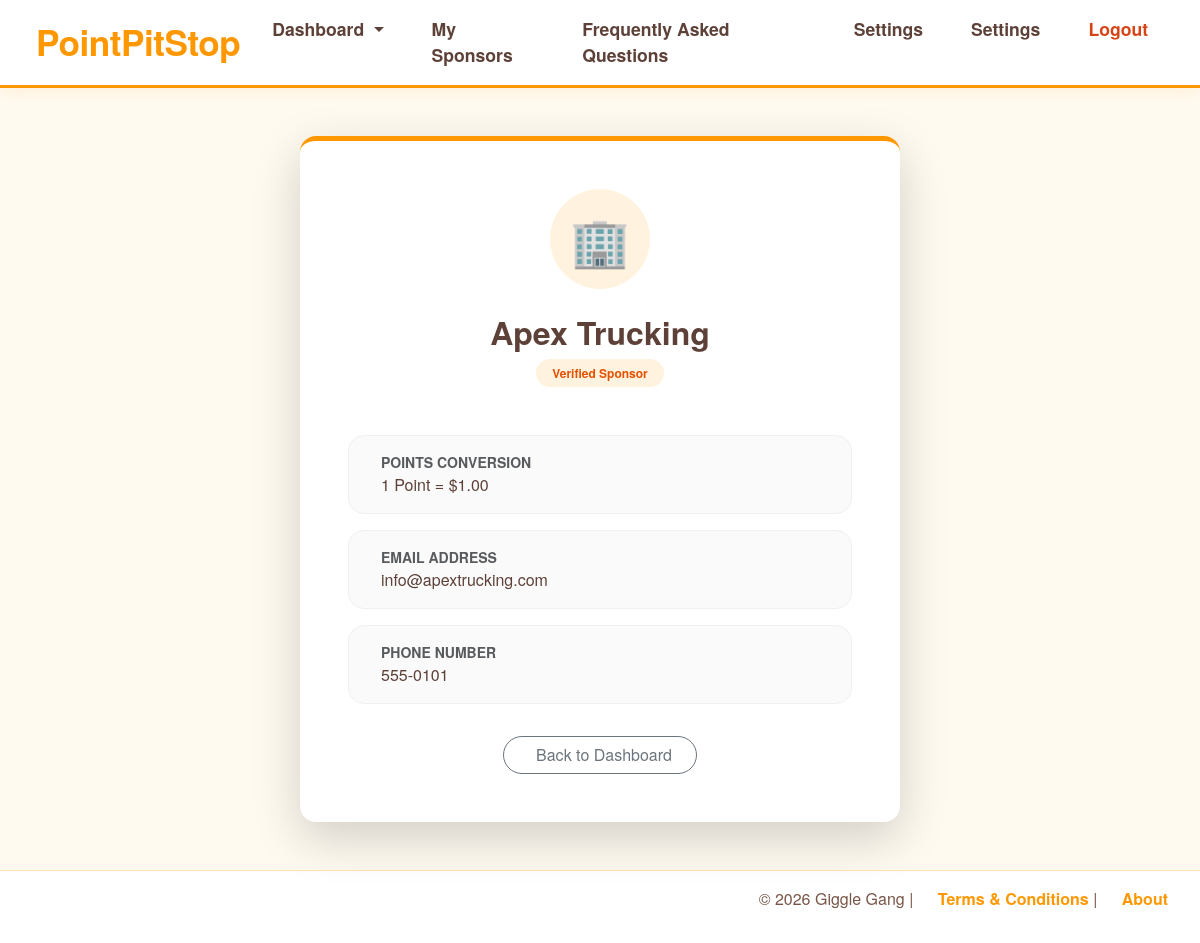
Page /company/view/1 (signed in) on the earlier database version.
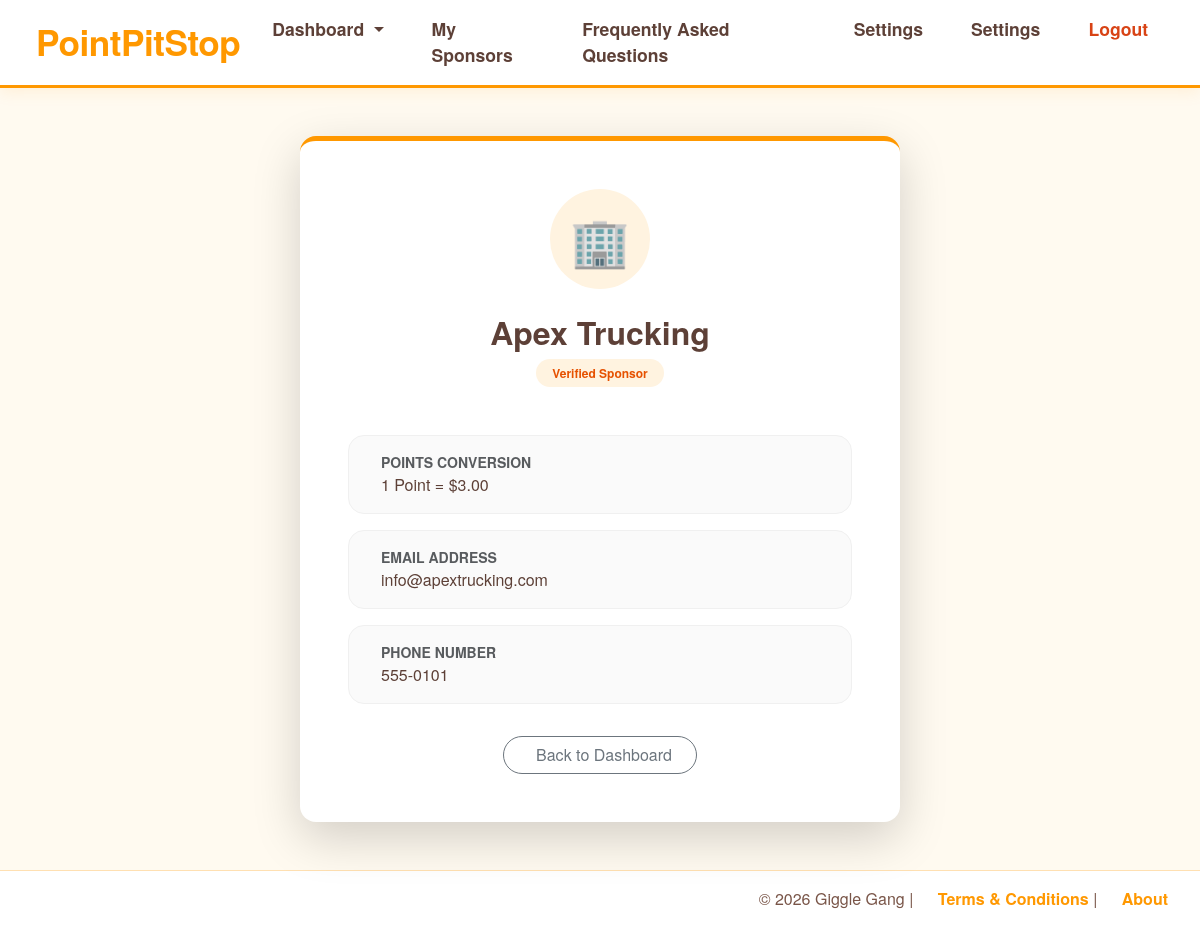
Same page on the later database version.
### models.py (models this page shows)
class SponsorCompany(db.Model):
    __tablename__ = "sponsor_companies"
    id = db.Column(db.Integer, primary_key=True)
    name = db.Column(db.String(150),unique=True,nullable=False)
    email = db.Column(db.String(120), unique=True, nullable=True,index=True)
    phone = db.Column(db.String(50), nullable=True)
    logo_filename = db.Column(db.String(255), nullable=True)
    brand_color = db.Column(db.String(255), nullable=True)
    points_conversion = db.Column(db.DECIMAL(10,2),nullable=False,default=.01)
    sponsor_users = db.relationship("SponsorProfile",back_populates="company")
    driver_links = db.relationship("DriverCompanyLink", back_populates="company")
    priceMax = db.Column(db.Integer, nullable=False, default=100)
    explicit = db.Column(db.Boolean, nullable=False, default=True)

### app.py (the view)
@app.route("/company/view/<int:company_id>")
@login_required
def view_company_profile(company_id):
    company = SponsorCompany.query.get_or_404(company_id)
    return render_template("company/company_viewcard.html", company=company)

### app.py (called while the page is built)
@login_manager.user_loader
def load_user(user_id):
    return db.session.get(Users, int(user_id))

### templates/company/company_viewcard.html (shortened to what this page needs)
{% extends "base.html" %}
{% block body %}
<div class="container py-5">
    <div class="card p-5 shadow-lg rounded-4 border-0" style="max-width: 600px; margin: 0 auto; border-top: 5px solid #ff9800 !important;">
        <div class="text-center mb-4">
            {% if company.logo_filename %}
            <img
                src="{{ url_for('static', filename='uploads/' + company.logo_filename) }}"
                alt="{{ company.name }} Logo"
                class="img-fluid rounded-3 shadow-sm"
                style="max-width: 180px; height: auto; border: 1px solid #eee;"
            >
            {% else %}
            <div class="rounded-circle d-inline-flex align-items-center justify-content-center"
                 style="width: 100px; height: 100px; background-color: #fff3e0; color: #ff9800; font-size: 3rem;">
                🏢
            </div>
            {% endif %}
        </div>
        <div class="text-center mb-5">
            <h2 style="color: #5d4037; font-weight: 700; margin-bottom: 0.5rem;">{{ company.name }}</h2>
            <span class="badge rounded-pill px-3 py-2" style="background-color: #fff3e0; color: #e65100; font-weight: 600;">
                Verified Sponsor
            </span>
        </div>
        <div class="company-details">
            <div class="d-flex align-items-center p-3 mb-3 rounded-4" style="background-color: #fafafa; border: 1px solid #f0f0f0;">
                <div class="ms-3">
                    <p class="text-muted small mb-0" style="font-weight: 600; text-transform: uppercase;">Points Conversion</p>
                    <p class="mb-0" style="color: #5d4037; font-weight: 500;"> 1 Point = ${{ company.points_conversion }}</p>
                </div>
            </div>
            <div class="d-flex align-items-center p-3 mb-3 rounded-4" style="background-color: #fafafa; border: 1px solid #f0f0f0;">
                <div class="ms-3">
                    <p class="text-muted small mb-0" style="font-weight: 600; text-transform: uppercase;">Email Address</p>
                    <p class="mb-0" style="color: #5d4037; font-weight: 500;">{{ company.email }}</p>
                </div>
            </div>
            <div class="d-flex align-items-center p-3 mb-4 rounded-4" style="background-color: #fafafa; border: 1px solid #f0f0f0;">
                <div class="ms-3">
                    <p class="text-muted small mb-0" style="font-weight: 600; text-transform: uppercase;">Phone Number</p>
                    <p class="mb-0" style="color: #5d4037; font-weight: 500;">{{ company.phone }}</p>
                </div>
            </div>
        </div>
        <div class="text-center mt-2">
            <a href="{{ url_for('dashboard') }}" class="btn btn-outline-secondary rounded-pill px-4">
                 Back to Dashboard
            </a>
        </div>
    </div>
</div>
{% endblock %}

Differences in the rows shown:
changed SponsorCompany "Apex Trucking": points_conversion "1.00" → "3.00"
